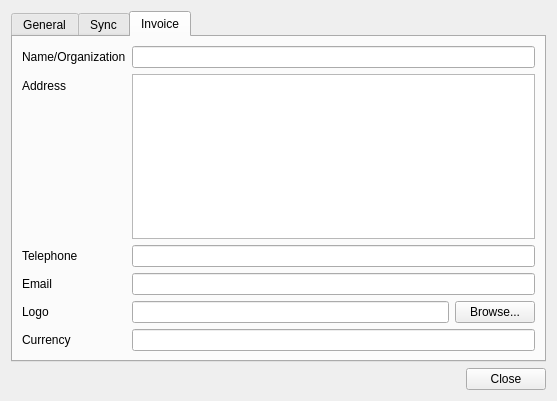
<?xml version="1.0" encoding="UTF-8"?>
<ui version="4.0">
 <class>SettingsWindow</class>
 <widget class="QDialog" name="SettingsWindow">
  <property name="geometry">
   <rect>
    <x>0</x>
    <y>0</y>
    <width>557</width>
    <height>401</height>
   </rect>
  </property>
  <property name="windowTitle">
   <string>Settings</string>
  </property>
  <layout class="QHBoxLayout" name="horizontalLayout_5">
   <item>
    <layout class="QVBoxLayout" name="verticalLayout_3">
     <item>
      <widget class="QTabWidget" name="tabWidget">
       <property name="currentIndex">
        <number>2</number>
       </property>
       <widget class="QWidget" name="tab_3">
        <attribute name="title">
         <string>General</string>
        </attribute>
        <layout class="QHBoxLayout" name="horizontalLayout_6">
         <item>
          <layout class="QVBoxLayout" name="verticalLayout_2">
           <item>
            <widget class="QCheckBox" name="closeToTrayCheckBox">
             <property name="text">
              <string>Close to Tray</string>
             </property>
            </widget>
           </item>
           <item>
            <widget class="QCheckBox" name="showNotificationsCheckBox">
             <property name="text">
              <string>Show Notifications</string>
             </property>
             <property name="tristate">
              <bool>false</bool>
             </property>
            </widget>
           </item>
           <item>
            <widget class="QCheckBox" name="expandProjectsCheckbox">
             <property name="text">
              <string>Projects Expanded</string>
             </property>
            </widget>
           </item>
          </layout>
         </item>
        </layout>
       </widget>
       <widget class="QWidget" name="tab">
        <attribute name="title">
         <string>Sync</string>
        </attribute>
        <layout class="QHBoxLayout" name="horizontalLayout">
         <item>
          <widget class="QFrame" name="frame">
           <property name="frameShape">
            <enum>QFrame::StyledPanel</enum>
           </property>
           <property name="frameShadow">
            <enum>QFrame::Raised</enum>
           </property>
           <layout class="QVBoxLayout" name="verticalLayout_4">
            <item>
             <layout class="QVBoxLayout" name="verticalLayout">
              <item>
               <widget class="QLabel" name="label_3">
                <property name="whatsThis">
                 <string extracomment="This section provides synchronization for your projects using our online server."/>
                </property>
                <property name="text">
                 <string>&lt;!DOCTYPE HTML PUBLIC &quot;-//W3C//DTD HTML 4.0//EN&quot; &quot;http://www.w3.org/TR/REC-html40/strict.dtd&quot;&gt;
&lt;html&gt;&lt;head&gt;&lt;meta name=&quot;qrichtext&quot; content=&quot;1&quot; /&gt;&lt;style type=&quot;text/css&quot;&gt;
p, li { white-space: pre-wrap; }
&lt;/style&gt;&lt;/head&gt;&lt;body style=&quot; font-family:'Cantarell'; font-size:11pt; font-weight:400; font-style:normal;&quot;&gt;
&lt;p style=&quot; margin-top:0px; margin-bottom:0px; margin-left:0px; margin-right:0px; -qt-block-indent:0; text-indent:0px;&quot;&gt;&lt;span style=&quot; font-weight:600;&quot;&gt;Sync Settings&lt;/span&gt;&lt;/p&gt;&lt;/body&gt;&lt;/html&gt;</string>
                </property>
                <property name="textFormat">
                 <enum>Qt::AutoText</enum>
                </property>
                <property name="alignment">
                 <set>Qt::AlignCenter</set>
                </property>
                <property name="wordWrap">
                 <bool>false</bool>
                </property>
               </widget>
              </item>
              <item>
               <widget class="QLabel" name="linkLabel">
                <property name="text">
                 <string>This database is not associated to an account</string>
                </property>
               </widget>
              </item>
              <item>
               <layout class="QHBoxLayout" name="horizontalLayout_4">
                <item>
                 <widget class="QLabel" name="label">
                  <property name="text">
                   <string>Username</string>
                  </property>
                 </widget>
                </item>
                <item>
                 <widget class="QLineEdit" name="username"/>
                </item>
               </layout>
              </item>
              <item>
               <layout class="QHBoxLayout" name="horizontalLayout_2">
                <item>
                 <widget class="QLabel" name="label_2">
                  <property name="text">
                   <string>Password</string>
                  </property>
                 </widget>
                </item>
                <item>
                 <widget class="QLineEdit" name="password">
                  <property name="echoMode">
                   <enum>QLineEdit::Password</enum>
                  </property>
                 </widget>
                </item>
               </layout>
              </item>
              <item>
               <widget class="QPushButton" name="associateAccount">
                <property name="text">
                 <string>Link current database to this account</string>
                </property>
               </widget>
              </item>
              <item>
               <layout class="QHBoxLayout" name="horizontalLayout_3">
                <item>
                 <widget class="QCheckBox" name="synchronize">
                  <property name="text">
                   <string>Synchronize</string>
                  </property>
                 </widget>
                </item>
                <item>
                 <widget class="QPushButton" name="syncButton">
                  <property name="text">
                   <string>Sync Now</string>
                  </property>
                 </widget>
                </item>
                <item>
                 <widget class="QLabel" name="syncLabel">
                  <property name="maximumSize">
                   <size>
                    <width>25</width>
                    <height>25</height>
                   </size>
                  </property>
                  <property name="text">
                   <string/>
                  </property>
                 </widget>
                </item>
               </layout>
              </item>
             </layout>
            </item>
           </layout>
          </widget>
         </item>
        </layout>
       </widget>
       <widget class="QWidget" name="tab_2">
        <attribute name="title">
         <string>Invoice</string>
        </attribute>
        <layout class="QHBoxLayout" name="horizontalLayout_7">
         <item>
          <layout class="QFormLayout" name="formLayout">
           <property name="fieldGrowthPolicy">
            <enum>QFormLayout::AllNonFixedFieldsGrow</enum>
           </property>
           <item row="0" column="0">
            <widget class="QLabel" name="nameOrganizationLabel">
             <property name="text">
              <string>Name/Organization</string>
             </property>
            </widget>
           </item>
           <item row="0" column="1">
            <widget class="QLineEdit" name="nameOrganizationLineEdit"/>
           </item>
           <item row="1" column="0">
            <widget class="QLabel" name="addressLabel">
             <property name="text">
              <string>Address</string>
             </property>
            </widget>
           </item>
           <item row="1" column="1">
            <widget class="QTextEdit" name="addressTextEdit"/>
           </item>
           <item row="2" column="0">
            <widget class="QLabel" name="telephoneLabel">
             <property name="text">
              <string>Telephone</string>
             </property>
            </widget>
           </item>
           <item row="2" column="1">
            <widget class="QLineEdit" name="telephoneLineEdit"/>
           </item>
           <item row="3" column="0">
            <widget class="QLabel" name="emailLabel">
             <property name="text">
              <string>Email</string>
             </property>
            </widget>
           </item>
           <item row="3" column="1">
            <widget class="QLineEdit" name="emailLineEdit"/>
           </item>
           <item row="4" column="0">
            <widget class="QLabel" name="logoLabel">
             <property name="text">
              <string>Logo</string>
             </property>
            </widget>
           </item>
           <item row="4" column="1">
            <layout class="QHBoxLayout" name="horizontalLayout_8">
             <item>
              <widget class="QLineEdit" name="logoLineEdit"/>
             </item>
             <item>
              <widget class="QPushButton" name="logoBrowseButton">
               <property name="text">
                <string>Browse...</string>
               </property>
              </widget>
             </item>
            </layout>
           </item>
           <item row="5" column="0">
            <widget class="QLabel" name="currencyLabel">
             <property name="text">
              <string>Currency</string>
             </property>
            </widget>
           </item>
           <item row="5" column="1">
            <widget class="QLineEdit" name="currencyLineEdit"/>
           </item>
          </layout>
         </item>
        </layout>
       </widget>
      </widget>
     </item>
     <item>
      <widget class="QDialogButtonBox" name="buttonBox">
       <property name="orientation">
        <enum>Qt::Horizontal</enum>
       </property>
       <property name="standardButtons">
        <set>QDialogButtonBox::Close</set>
       </property>
      </widget>
     </item>
    </layout>
   </item>
  </layout>
 </widget>
 <resources/>
 <connections>
  <connection>
   <sender>buttonBox</sender>
   <signal>accepted()</signal>
   <receiver>SettingsWindow</receiver>
   <slot>accept()</slot>
   <hints>
    <hint type="sourcelabel">
     <x>248</x>
     <y>254</y>
    </hint>
    <hint type="destinationlabel">
     <x>157</x>
     <y>274</y>
    </hint>
   </hints>
  </connection>
  <connection>
   <sender>buttonBox</sender>
   <signal>rejected()</signal>
   <receiver>SettingsWindow</receiver>
   <slot>reject()</slot>
   <hints>
    <hint type="sourcelabel">
     <x>316</x>
     <y>260</y>
    </hint>
    <hint type="destinationlabel">
     <x>286</x>
     <y>274</y>
    </hint>
   </hints>
  </connection>
 </connections>
</ui>
